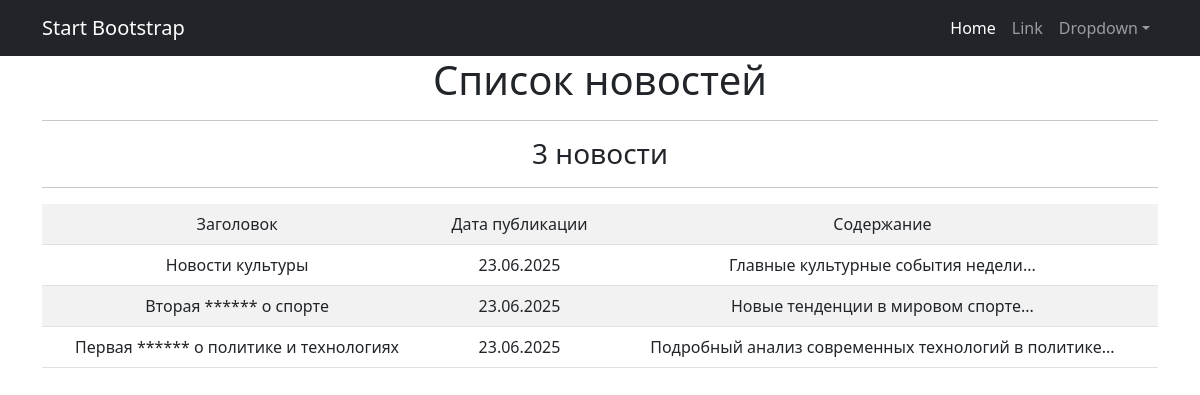
Before: /news/ with the older database file.
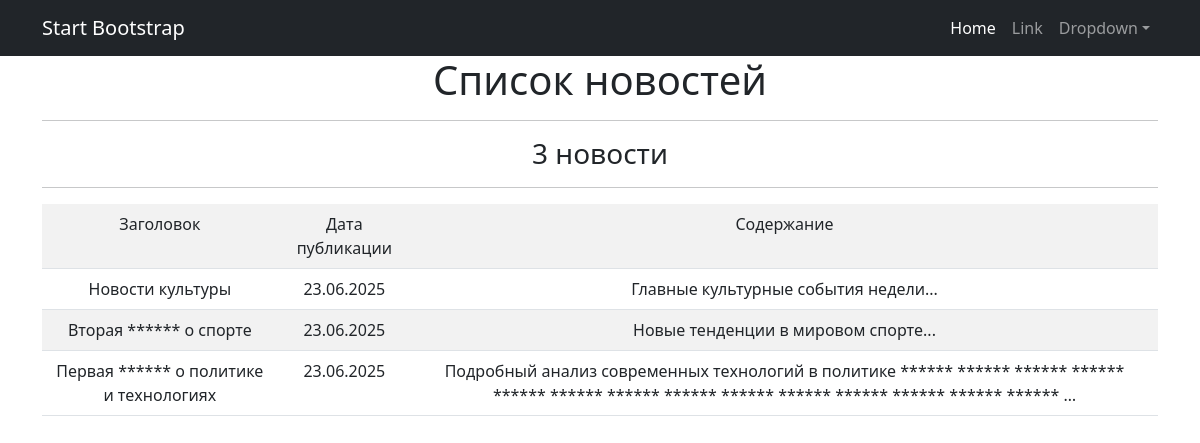
After: the same page with the newer database file.
### news/models.py (models this page shows, shortened)
class Post(models.Model):
    ARTICLE = 'AR'
    NEWS = 'NW'
    POST_TYPES = [
        (ARTICLE, 'Статья'),
        (NEWS, 'Новость')
    ]
    author = models.ForeignKey(Author, on_delete=models.CASCADE)
    date_created = models.DateTimeField(auto_now_add=True)
    category = models.ManyToManyField(Category, through='PostCategory')
    title = models.CharField(max_length=255, null=False)
    content = models.TextField(max_length=1000)
    rating = models.IntegerField(default=0)
    type_post = models.CharField(choices=POST_TYPES, default=ARTICLE)

### news/views.py (the view)
# urls.py: path('', NewsList.as_view()),
class NewsList(ListView):
    model = Post
    template_name = 'news_list.html'
    ordering = '-date_created'
    context_object_name = 'news'

### news/templatetags/custom_filters.py (called while the page is built)
@register.filter()
def censor(value:str):
    if not isinstance(value, str):
        return str(value)
    res = []
    words = re.findall(r'(\w+|\s+|\W+)', value)
    for word in words:
        if word.strip().lower() in UNWANTED_WORDS:
            res.append('*'*len(word))
        else:
            res.append(word)
    return ''.join(res)

### templates/news_list.html (shortened to what this page needs)
{% extends 'flatpages/default.html' %}
{% load custom_filters %}
{% block content %}
    <h1>Список новостей</h1>
        <hr>
    {% if news %}
            <h3>{{ news|length }} новости</h3>
                <hr>
	    <table class="table table-striped">
        <tr>
            <td>Заголовок</td>
            <td>Дата публикации</td>
            <td>Содержание</td>
        </tr>
            {% for new in news %}
        <tr>
            <td>{{ new.title|censor }}</td>
            <td>{{ new.date_created|date:"d.m.Y" }}</td>
            <td>{{ new.content|truncatewords:20|censor }}</td>
        </tr>
        {% endfor %}
        </table>
    {% else %}
        <h2>Новостей нет</h2>
    {% endif %}
{% endblock content %}

Changed rows visible on the page:
changed Post "Первая ****** о политике и технологиях": content|censor "Подробный анализ современных технологий в политике..." → "Подробный анализ современных технологий в политике ****** ****** ****** ****** ****** ****** ****** ****** ****** ****** ****** ****** ****** ****** …"
